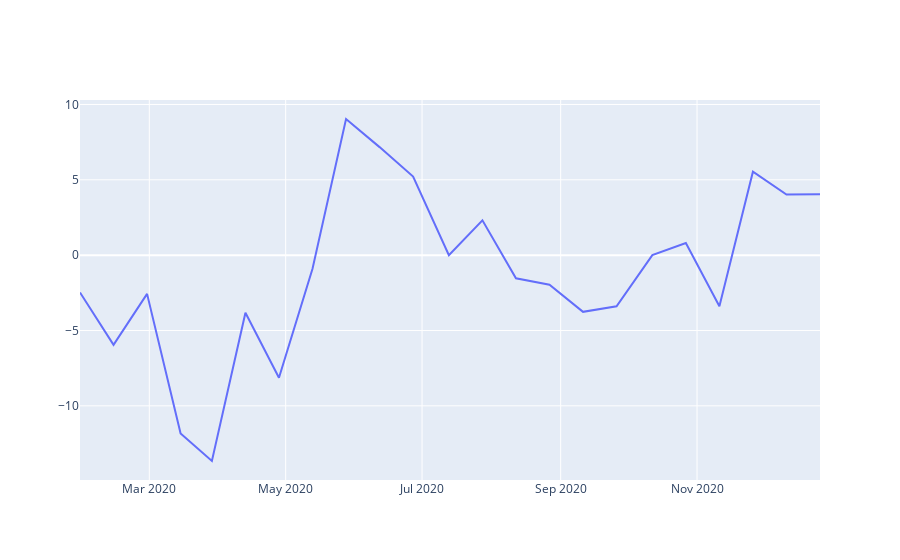

Here is the notebook cell this chart was saved with:
### Code cell
fig = go.Figure()
fig.add_trace(go.Scatter(x=df_2020['Date'], y=df_2020['DO_Change_pct'], mode='lines', name='DO 0,05S'))
